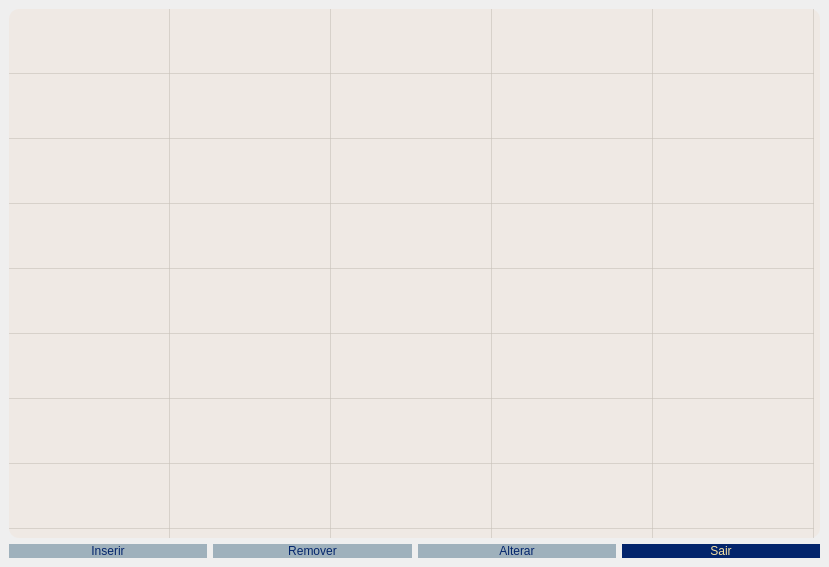
<?xml version="1.0" encoding="UTF-8"?>
<ui version="4.0">
 <class>telaGerenciarFuncionario</class>
 <widget class="QMainWindow" name="telaGerenciarFuncionario">
  <property name="geometry">
   <rect>
    <x>0</x>
    <y>0</y>
    <width>829</width>
    <height>567</height>
   </rect>
  </property>
  <property name="windowTitle">
   <string>AirSys - Menu</string>
  </property>
  <property name="styleSheet">
   <string notr="true">#telaGerenciarFuncionario
{
background-image: url(:/fundos/fundo3.jpg);
}

#tabelaFuncionario
{
border-radius: 10px;
background-color: rgba(239, 230, 221, 150);
}

#frameListaOpcoes
{
border-radius: 10px;
background-color: rgba(239, 230, 221, 150);
}

#listaOpcoes
{
font: 15pt &quot;MathJax_Size1&quot;;
background-color: rgb(255, 255, 255, 0);
}

#botaoVoltar
{
font: 14pt &quot;Bitstream Vera Sans&quot;;
border-radius:9px;
color: rgb(243, 223, 162);
background-color: rgb(3, 37, 108);
}
#botaoVoltar:hover
{
font: 14pt &quot;Bitstream Vera Sans&quot;;
border-radius:9px;
background-color: #6E8898;
}

#botaoInserir
{
font: 14pt &quot;Bitstream Vera Sans&quot;;
border-radius:9px;
color: rgb(3, 37, 108);
background-color: #9FB1BC;
}
#botaoInserir:hover
{
font: 14pt &quot;Bitstream Vera Sans&quot;;
border-radius:9px;
background-color: #6E8898;
}


#botaoRemover
{
font: 14pt &quot;Bitstream Vera Sans&quot;;
border-radius:9px;
color: rgb(3, 37, 108);
background-color: #9FB1BC;
}
#botaoRemover:hover
{
font: 14pt &quot;Bitstream Vera Sans&quot;;
border-radius:9px;
background-color: #6E8898;
}

#botaoAlterar
{
font: 14pt &quot;Bitstream Vera Sans&quot;;
border-radius:9px;
color: rgb(3, 37, 108);
background-color: #9FB1BC;
}
#botaoAlterar:hover
{
font: 14pt &quot;Bitstream Vera Sans&quot;;
border-radius:9px;
background-color: #6E8898;
}</string>
  </property>
  <widget class="QWidget" name="centralwidget">
   <layout class="QGridLayout" name="gridLayout">
    <item row="0" column="0">
     <layout class="QVBoxLayout" name="verticalLayout">
      <item>
       <widget class="QTableWidget" name="tabelaFuncionario">
        <property name="font">
         <font>
          <pointsize>12</pointsize>
         </font>
        </property>
        <property name="verticalScrollBarPolicy">
         <enum>Qt::ScrollBarAlwaysOff</enum>
        </property>
        <property name="sizeAdjustPolicy">
         <enum>QAbstractScrollArea::AdjustIgnored</enum>
        </property>
        <property name="autoScroll">
         <bool>true</bool>
        </property>
        <property name="showDropIndicator" stdset="0">
         <bool>false</bool>
        </property>
        <property name="alternatingRowColors">
         <bool>false</bool>
        </property>
        <property name="selectionMode">
         <enum>QAbstractItemView::SingleSelection</enum>
        </property>
        <property name="selectionBehavior">
         <enum>QAbstractItemView::SelectRows</enum>
        </property>
        <property name="showGrid">
         <bool>true</bool>
        </property>
        <property name="gridStyle">
         <enum>Qt::SolidLine</enum>
        </property>
        <property name="cornerButtonEnabled">
         <bool>false</bool>
        </property>
        <property name="rowCount">
         <number>13</number>
        </property>
        <attribute name="horizontalHeaderVisible">
         <bool>false</bool>
        </attribute>
        <attribute name="horizontalHeaderDefaultSectionSize">
         <number>161</number>
        </attribute>
        <attribute name="horizontalHeaderStretchLastSection">
         <bool>false</bool>
        </attribute>
        <attribute name="verticalHeaderVisible">
         <bool>false</bool>
        </attribute>
        <attribute name="verticalHeaderDefaultSectionSize">
         <number>65</number>
        </attribute>
        <row>
         <property name="text">
          <string>New Row</string>
         </property>
        </row>
        <row>
         <property name="text">
          <string>New Row</string>
         </property>
        </row>
        <row>
         <property name="text">
          <string>New Row</string>
         </property>
        </row>
        <row>
         <property name="text">
          <string>New Row</string>
         </property>
        </row>
        <row>
         <property name="text">
          <string>New Row</string>
         </property>
        </row>
        <row>
         <property name="text">
          <string>New Row</string>
         </property>
        </row>
        <row>
         <property name="text">
          <string>New Row</string>
         </property>
        </row>
        <row>
         <property name="text">
          <string>New Row</string>
         </property>
        </row>
        <row/>
        <row/>
        <row/>
        <row/>
        <row/>
        <column>
         <property name="text">
          <string>New Column</string>
         </property>
        </column>
        <column>
         <property name="text">
          <string>codigo</string>
         </property>
        </column>
        <column>
         <property name="text">
          <string>nome</string>
         </property>
        </column>
        <column>
         <property name="text">
          <string>cpf</string>
         </property>
        </column>
        <column>
         <property name="text">
          <string>numVendas</string>
         </property>
        </column>
       </widget>
      </item>
      <item>
       <layout class="QHBoxLayout" name="horizontalLayout">
        <item>
         <widget class="QPushButton" name="botaoInserir">
          <property name="text">
           <string>Inserir</string>
          </property>
         </widget>
        </item>
        <item>
         <widget class="QPushButton" name="botaoRemover">
          <property name="text">
           <string>Remover</string>
          </property>
         </widget>
        </item>
        <item>
         <widget class="QPushButton" name="botaoAlterar">
          <property name="text">
           <string>Alterar</string>
          </property>
         </widget>
        </item>
        <item>
         <widget class="QPushButton" name="botaoVoltar">
          <property name="text">
           <string>Sair</string>
          </property>
         </widget>
        </item>
       </layout>
      </item>
     </layout>
    </item>
   </layout>
  </widget>
 </widget>
 <resources>
  <include location="../recursos/recursos.qrc"/>
 </resources>
 <connections/>
</ui>
